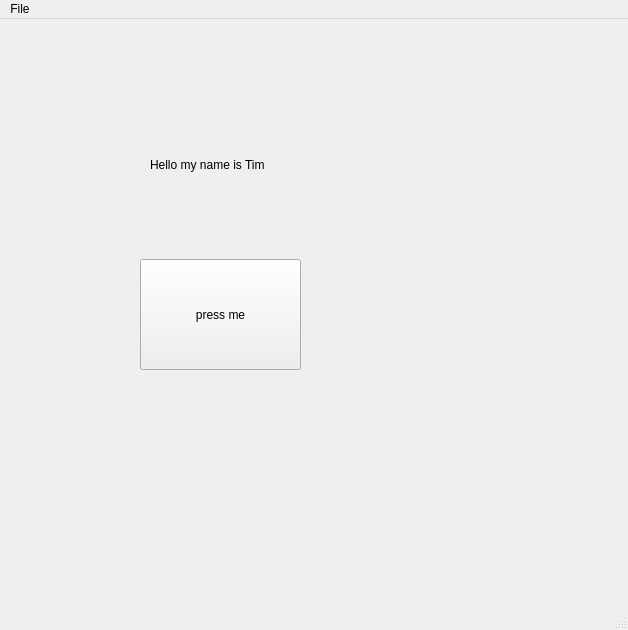
<?xml version="1.0" encoding="UTF-8"?>
<ui version="4.0">
 <class>MainWindow</class>
 <widget class="QMainWindow" name="MainWindow">
  <property name="geometry">
   <rect>
    <x>0</x>
    <y>0</y>
    <width>628</width>
    <height>630</height>
   </rect>
  </property>
  <property name="windowTitle">
   <string>MainWindow</string>
  </property>
  <widget class="QWidget" name="centralwidget">
   <widget class="QPushButton" name="button1">
    <property name="geometry">
     <rect>
      <x>140</x>
      <y>240</y>
      <width>161</width>
      <height>111</height>
     </rect>
    </property>
    <property name="text">
     <string>press me</string>
    </property>
   </widget>
   <widget class="QLabel" name="label1">
    <property name="geometry">
     <rect>
      <x>150</x>
      <y>100</y>
      <width>131</width>
      <height>91</height>
     </rect>
    </property>
    <property name="text">
     <string>Hello my name is Tim</string>
    </property>
   </widget>
  </widget>
  <widget class="QMenuBar" name="menubar">
   <property name="geometry">
    <rect>
     <x>0</x>
     <y>0</y>
     <width>628</width>
     <height>21</height>
    </rect>
   </property>
   <widget class="QMenu" name="menuFile">
    <property name="title">
     <string>File</string>
    </property>
   </widget>
   <addaction name="menuFile"/>
  </widget>
  <widget class="QStatusBar" name="statusbar"/>
 </widget>
 <resources/>
 <connections/>
</ui>
